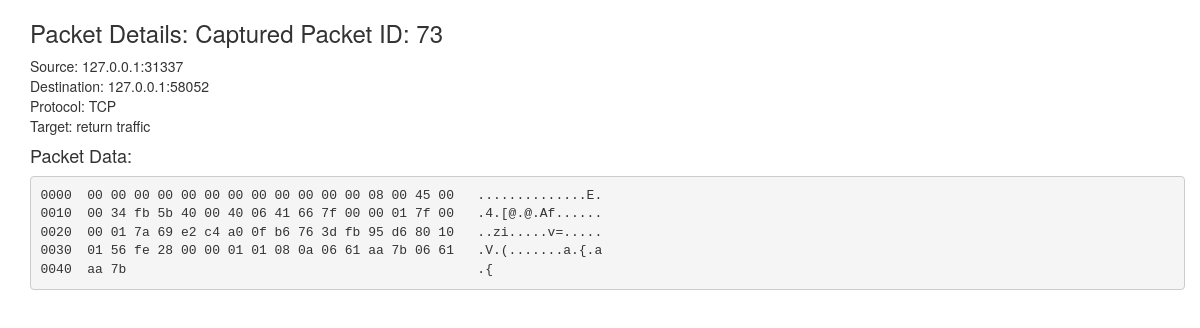
The app's page /packet_details/73/ with its own data.
### packetstore/models.py (models this page shows)
class Packet(models.Model):
    PROTOCOL_CHOICES = (
        ('UDP', 'UDP Protocol'),
        ('TCP', 'TCP Protocol'),
        ('ICMP', 'ICMP Protocol'),
        ('IP', 'IP / Other'),
    )
    title = models.CharField(max_length=32)
    timestamp = models.DateTimeField()
    src = models.CharField(max_length=64)
    dst = models.CharField(max_length=64)
    srcport = models.IntegerField()
    dstport = models.IntegerField()
    protocol = models.CharField(max_length=5, choices=PROTOCOL_CHOICES)
    pcap = models.FileField()
    target = models.CharField(max_length=128)
    packetdata = models.TextField()
    description = models.TextField(blank=True)

### packetstore/views.py (the view)
# urls.py: url(r'^packet_details/(?P<id>\d+)/', views.packet_details, name='packet_details'),
def packet_details(request, id):
    try:
        packet = Packet.objects.get(id=id)
    except Packet.DoesNotExist:
        raise Http404('Packet not found.')
    return render(request, 'packetstore/packet_details.html', {'packet':packet})

### scapjo/templates/packetstore/packet_details.html
{% extends "base.html" %}
{% block content %}
    <h3>Packet Details: {{ packet.title }} ID: {{ packet.id }}</h3>
    <p>Source: {{ packet.src }}:{{ packet.srcport }}<br>
    Destination: {{ packet.dst }}:{{ packet.dstport }}<br>
    Protocol: {{ packet.protocol }}<br>
    Target: {{ packet.target }}</p>
    <h4>Packet Data:</h4>
    <p> <pre>
{{ packet.packetdata }}</pre>
{% endblock %}

### packetstore/static/css/scapjo.css (style rules this page uses)
body { padding-left: 15px; }

### records on screen
Packet: title "Captured Packet", id "73", src "127.0.0.1", srcport "31337", dst "127.0.0.1", dstport "58052", protocol "TCP", target "return traffic", packetdata "0000 00 00 00 00 00 00 00 00 00 00 00 00 08 00 45 00 ..............E. 0010 00 34 fb 5b 40 00 40 06 41 66 7f 00 00 01 7f 00 .4.[@.@.Af...... 0020 00 01 7a 69 e2 c4 a0 0f b6 76 3d fb 95 d6 80 10 ..zi.....v=..... 0030 01 56 fe 28 00 00 01 01 08 0a 06 61 aa 7b 06 61 .V.(.......a.{.a 0040 aa 7b .{"
